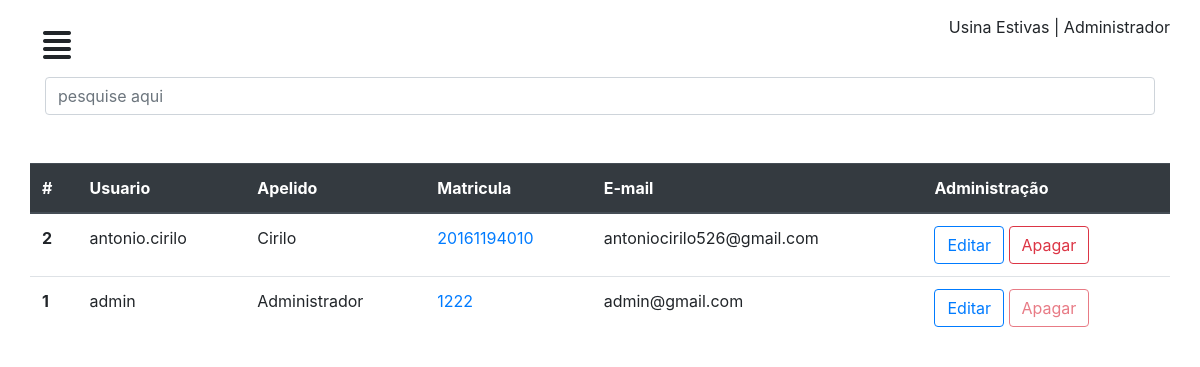
Page /perfil/usuarios/ (signed in) on the earlier database version.
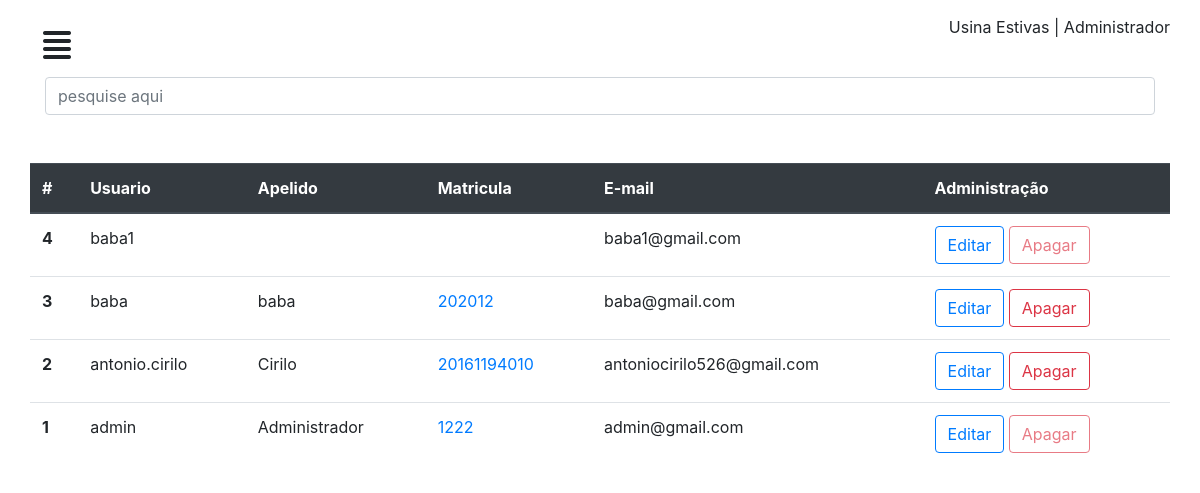
Same page on the later database version.
### chamados/models.py (models this page shows, shortened)
class CustomUser (AbstractUser):
	matricula = models.CharField('matricula', max_length=11)
	apelido = models.CharField('apelido', max_length=50)

### chamados/views.py (the view)
# urls.py: path('perfil/usuarios/', usuarios, name="usuarios"),
@login_required
def usuarios(request):
	user = CustomUser.objects.all().order_by('-id')
	contexto = {
	'usuarios': user
	}
	return render(request, 'admin/usuarios.html', contexto)

### chamados/templates/admin/usuarios.html (shortened to what this page needs)
{% extends "dashboard/baseperfil.html" %}
{% load static %}
{% block conteudo %}
<div class="container">
  <div class="row">
    <div class="col-12">
      <input type="text" id="busca" name="pesquisa" class="form-control" placeholder="pesquise aqui">
      <br> <br>
    </div>
  </div>
</div>
<div id="mycall">
  <div class="row">
    <div class="col-12">
     <table class="table">
      <thead class="thead-dark">
        <tr>
          <th scope="col">#</th>
          <th scope="col">Usuario</th>
          <th scope="col">Apelido</th>
          <th scope="col">Matricula</th>
          <th scope="col">E-mail</th>
          <th scope="col">Administração</th>
        </tr>
      </thead>
      <tbody>
        <tr>
          {% for usuario in usuarios %}
          <th scope="row">{{usuario.id}}</th>
          <td scope="row">{{usuario.username}}</td>
          <td >{{usuario.apelido}}</td>
          <td ><a href="#">{{usuario.matricula}}</a></td>
          <td scope="row">{{usuario.email}}</td>
          <td> <a href="{% url 'editaruser' usuario.id %}"> <button type="button" class="btn btn-outline-primary">Editar</button></a> {% if usuario.is_superuser == 0 %} <a href="{% url 'apagaruser' usuario.id %}"><button type="button" class="btn btn-outline-danger">Apagar</button></a> {% else %} <a href="{% url 'apagaruser' usuario.id %}"> <button type="button" class="btn btn-outline-danger"disabled="">Apagar</button></a> {% endif %}
          </td>
        </tr>
        {% empty %}
      </tbody>
    </table>
    <p>Nenhum Usuario cadastrado</p>
    {% endfor %}
  </div>
</div>
</div>
{% endblock %}

### chamados/templates/dashboard/baseperfil.html (shortened to what this page needs)
<!DOCTYPE html>
{% load static %}
<html>
<head>
	<link rel="stylesheet" type="text/css" href="{% static 'css/geral.css' %}" />
	<link rel="stylesheet" type="text/css" href="{% static 'bootstrap/css/bootstrap.min.css' %}" />
	<link rel="stylesheet" type="text/css" href="{% static 'css/dash.css' %}" />
</head>
<body>
	<div id="wrapper">
		<div id="page-content-wrapper">
			<div class="container-fluid">
				<div class="row">
					<div class="col-lg-12">
						<a href="#" class="btn" id="menu-toggle"><i class="fas fa-align-justify"></i></a> <span class="float-right"> Usina Estivas | {{user.apelido}}</span>
					</div>
				</div>
				{% block conteudo %}
				{% endblock %}
			</div>
		</div>
	</div>
</body>
</html>

### chamados/static/css/dash.css (style rules this page uses)
#page-content-wrapper { width: 100%; position: absolute; padding:15px; transition:all .5s; }
#menu-toggle { transition:all .3s; font-size:2em; }

Differences in the rows shown:
added CustomUser: id "4", username "baba1", email "baba1@gmail.com", is_superuser "Apagar"
added CustomUser: id "3", username "baba", apelido "baba", matricula "202012", email "baba@gmail.com", is_superuser "Apagar"
